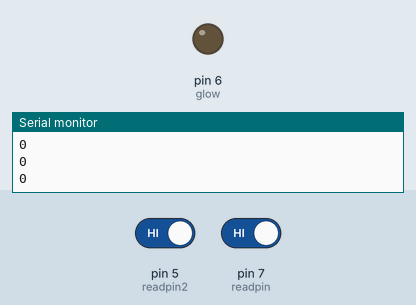
A sketch run on a simulated Arduino Uno, built with avr-gcc and run on an emulated ATmega328P. Shown: output pins drawn as LEDs (lit = HIGH), the last lines printed to the serial monitor. Inputs (shaded band) come from the test bench; at power-on: pin 7 (readpin) HIGH, pin 5 (readpin2) HIGH.

Above: at 1.2 s.
1.3 s: pin 7 (readpin) driven LOW
At 1.55 s:
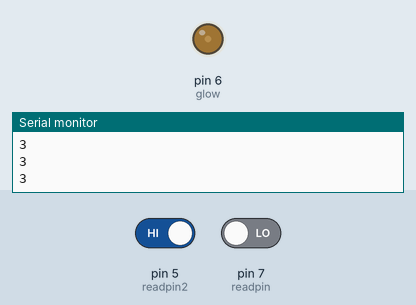
At 1.95 s:
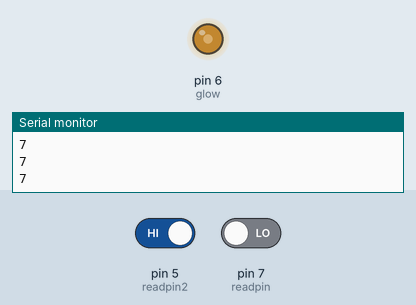
4.3 s: pin 5 (readpin2) driven LOW
At 4.3 s:
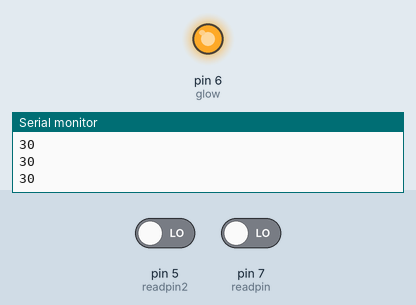
Timing chart, 0 to 7.3 s (numbered marks = the images above; inputs shaded):
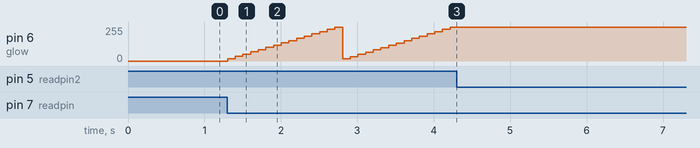

Measured:
- after the input at 1.3 s, pin 6 (glow): 0/255 → 17/255 at once, → 34/255 0.10 s later, → 51/255 0.10 s later, → 68/255 0.10 s later, … (30 changes in this stretch)
- after the input at 4.3 s, pin 6 (glow): stays 254/255 (without the input it goes to 15/255 after 0.01 s)

The sketch:

Switch_brightness.ino
```cpp
int readval;
int readval2;

int readpin = 7;
int readpin2 = 5;

int glow = 6;
int dt = 100;
float in;
int count= 0;
void setup() {
  // put your setup code here, to run once:
pinMode (readpin, INPUT);
pinMode (readpin, INPUT);

pinMode (glow, OUTPUT);
Serial.begin(9600);

}

void loop() {
  // put your main code here, to run repeatedly:

readval = digitalRead (readpin);
readval2 = digitalRead (readpin2);


if (readval == 0) {

 count += 1;
 in = (255./15.)*count;

 analogWrite(glow,in);
 Serial.println(count);

}
Serial.println(count);


if (readval2 == 0) {

 count -= 1;
 in = (255./15.)*count;

 analogWrite(glow,in);
 Serial.println(count);

}
Serial.println(count);

if (count < 0){
  count = 0;
   analogWrite(glow,LOW);

}
if (count > 255){
  count = 255;
   analogWrite(glow,LOW);

}

  delay(dt);
}
```
